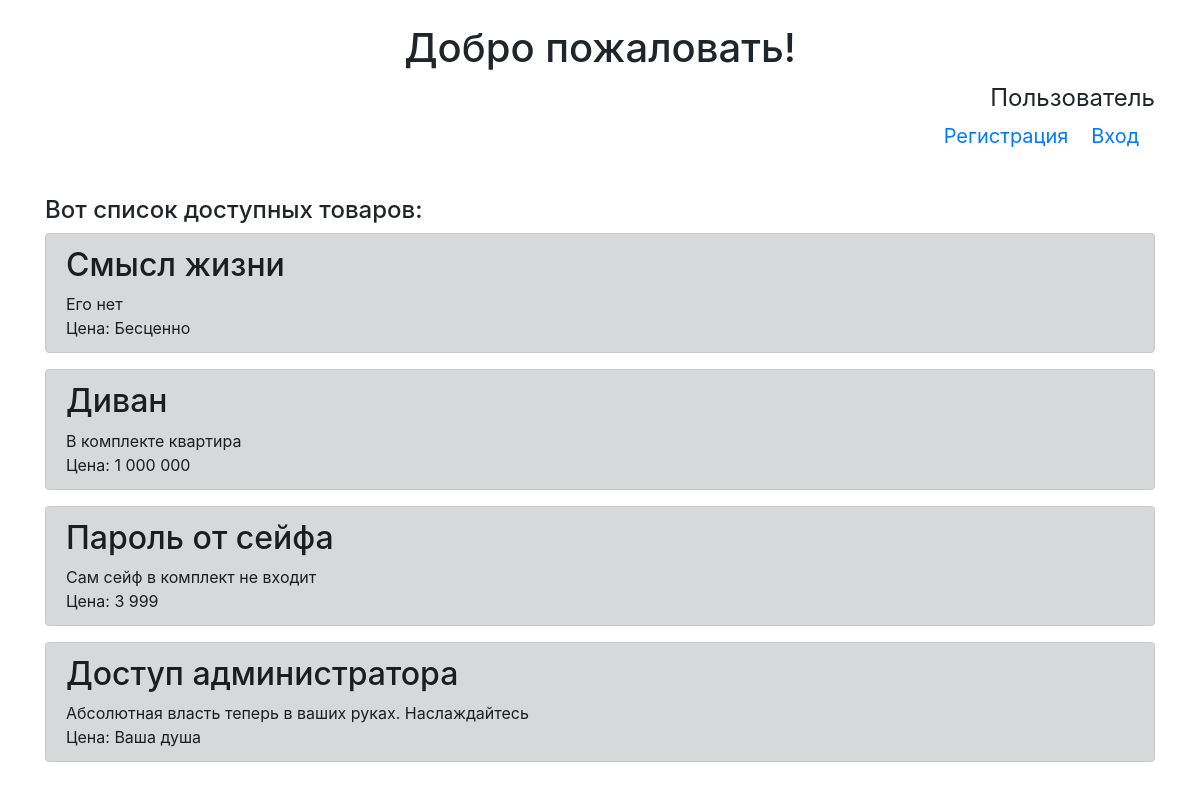
The app's page /main with its own data.
### tables this page shows
CREATE TABLE products 
                            (id INTEGER PRIMARY KEY AUTOINCREMENT, 
                             title VARCHAR(50),
                             content VARCHAR(200),
                             price VARCHAR(10),
                             user_id INTEGER
                             );

### server.py (the view)
@app.route('/')
@app.route('/main')
def main():
    UserModel(db.get_connection()).init_table()
    ProductModel(db.get_connection()).init_table()
    if 'username' in session:
        name = session['username']
        products =  ProductModel(db.get_connection()).get_all()
        status = UserModel(db.get_connection()).get(session['user_id'])[3]
        id_us = session['user_id']
        BasketModel(db.get_connection()).init_table()
    else:
        name = 'Пользователь'
        products =  ProductModel(db.get_connection()).get_all()
        id_us = 'no_user'
        status = 'no'
    return render_template('main_list.html', title='Главная страница', \
        username='Пользователь', \
        products= products,
        status= status,
        id= id_us)

### User.py (called while the page is built)
    def init_table(self):
        cursor = self.connection.cursor()
        cursor.execute('''CREATE TABLE IF NOT EXISTS users
                            (id INTEGER PRIMARY KEY AUTOINCREMENT,
                             user_name VARCHAR(16),
                             password_hash VARCHAR(16),
                             status VARCHAR(10),
                             buy INTEGER,
                             sale INTEGER
                             )''')
        cursor.close()
        self.connection.commit()

### db_connect.py (called while the page is built)
    def get_connection(self):
        return self.conn

### products.py (called while the page is built)
    def init_table(self):
        cursor = self.connection.cursor()
        cursor.execute('''CREATE TABLE IF NOT EXISTS products
                            (id INTEGER PRIMARY KEY AUTOINCREMENT,
                             title VARCHAR(50),
                             content VARCHAR(200),
                             price VARCHAR(10),
                             user_id INTEGER
                             )''')
        cursor.close()
        self.connection.commit()

    def get_all(self, user_id = None):
        cursor = self.connection.cursor()
        if user_id:
            cursor.execute("SELECT * FROM products WHERE user_id = ?",
                           (str(user_id)))
        else:
            cursor.execute("SELECT * FROM products")
        rows = cursor.fetchall()
        return rows

### templates/main_list.html (shortened to what this page needs)
﻿{% extends "base.html" %}
{% block content %}
<body bgproperties="fixed">
    <h1 align=center>Добро пожаловать!</h1>
    <font size=5><p align=right>
      {% if "username" in session %}
        <a class="navbar-brand" href="/my_page">{{session['username']}}</a> <br>
        {% if status == 'admin'%}
          <a href="/control_users">Пользователи</a><br>
        {% endif %}
        <a href="/add_product">Добавить Товар</a> <br>
        <a href="/basket">Корзина</a><br>
        <a class="navbar-brand" href="/logout">Выход</a><br>
      {% else %}
        {{username}}<br>
        <a class="navbar-brand" href="/signup">Регистрация</a>
        <a class="navbar-brand" href="/login">Вход</a>
      {% endif %}
    </p></font>
     <br>
     <h4> Вот список доступных товаров: </h4>
     {% for item in products %}
	    <div class="alert alert-dark" role="alert">
	        <h2>{{item[1]}}</h2>
          <div>{{item[2]}}</div>
          <div>Цена: {{item[3]}}</div>
	    </div>
	{% endfor %}
</body>
{% endblock %}

### records on screen
products: title "Смысл жизни", content "Его нет", price "Бесценно"
products: title "Диван", content "В комплекте квартира", price "1 000 000"
products: title "Пароль от сейфа", content "Сам сейф в комплект не входит", price "3 999"
products: title "Доступ администратора", content "Абсолютная власть теперь в ваших руках. Наслаждайтесь", price "Ваша душа"

### other values on screen
{{ username }} "Пользователь"
